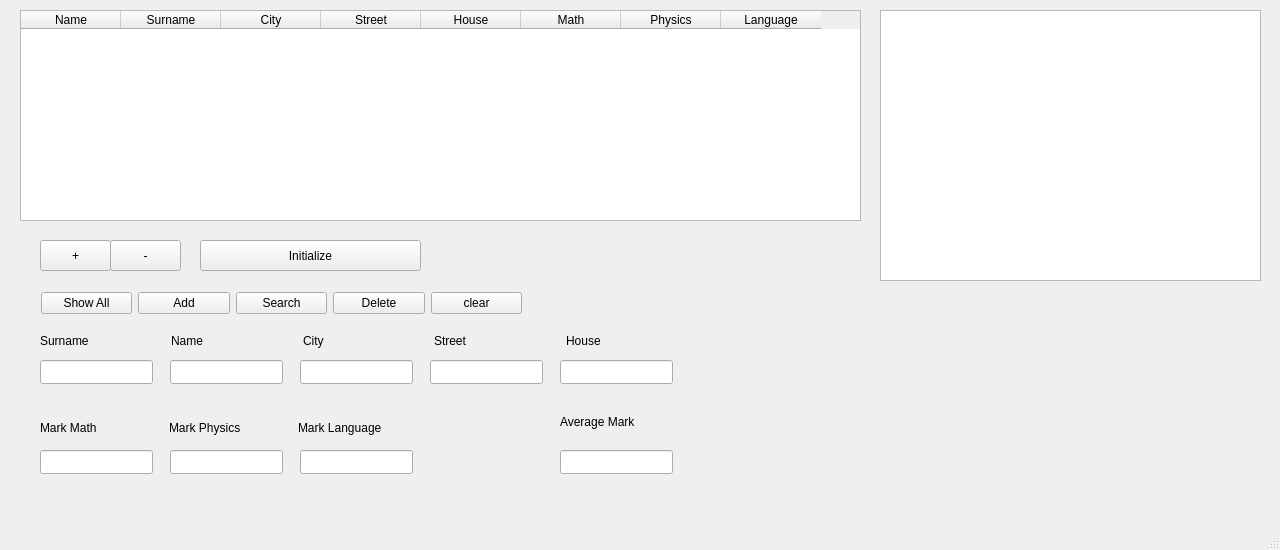
<?xml version="1.0" encoding="UTF-8"?>
<ui version="4.0">
 <class>MainWindow</class>
 <widget class="QMainWindow" name="MainWindow">
  <property name="geometry">
   <rect>
    <x>0</x>
    <y>0</y>
    <width>1280</width>
    <height>550</height>
   </rect>
  </property>
  <property name="minimumSize">
   <size>
    <width>1280</width>
    <height>300</height>
   </size>
  </property>
  <property name="maximumSize">
   <size>
    <width>1280</width>
    <height>550</height>
   </size>
  </property>
  <property name="windowTitle">
   <string>MainWindow</string>
  </property>
  <widget class="QWidget" name="centralwidget">
   <widget class="QTableWidget" name="tableWidget">
    <property name="geometry">
     <rect>
      <x>20</x>
      <y>10</y>
      <width>841</width>
      <height>211</height>
     </rect>
    </property>
    <column>
     <property name="text">
      <string>Name</string>
     </property>
    </column>
    <column>
     <property name="text">
      <string>Surname</string>
     </property>
    </column>
    <column>
     <property name="text">
      <string>City</string>
     </property>
    </column>
    <column>
     <property name="text">
      <string>Street</string>
     </property>
    </column>
    <column>
     <property name="text">
      <string>House</string>
     </property>
    </column>
    <column>
     <property name="text">
      <string>Math</string>
     </property>
    </column>
    <column>
     <property name="text">
      <string>Physics</string>
     </property>
    </column>
    <column>
     <property name="text">
      <string>Language</string>
     </property>
    </column>
   </widget>
   <widget class="QTextEdit" name="textEdit">
    <property name="geometry">
     <rect>
      <x>880</x>
      <y>10</y>
      <width>381</width>
      <height>271</height>
     </rect>
    </property>
   </widget>
   <widget class="QPushButton" name="btnPlus">
    <property name="geometry">
     <rect>
      <x>40</x>
      <y>240</y>
      <width>71</width>
      <height>31</height>
     </rect>
    </property>
    <property name="text">
     <string>+</string>
    </property>
   </widget>
   <widget class="QPushButton" name="btnMinus">
    <property name="geometry">
     <rect>
      <x>110</x>
      <y>240</y>
      <width>71</width>
      <height>31</height>
     </rect>
    </property>
    <property name="text">
     <string>-</string>
    </property>
   </widget>
   <widget class="QPushButton" name="btnInitialize">
    <property name="geometry">
     <rect>
      <x>200</x>
      <y>240</y>
      <width>221</width>
      <height>31</height>
     </rect>
    </property>
    <property name="text">
     <string>Initialize</string>
    </property>
   </widget>
   <widget class="QLineEdit" name="lineEditSurname">
    <property name="geometry">
     <rect>
      <x>40</x>
      <y>360</y>
      <width>113</width>
      <height>24</height>
     </rect>
    </property>
   </widget>
   <widget class="QLineEdit" name="lineEditCity">
    <property name="geometry">
     <rect>
      <x>300</x>
      <y>360</y>
      <width>113</width>
      <height>24</height>
     </rect>
    </property>
   </widget>
   <widget class="QLineEdit" name="lineEditMarkMath">
    <property name="geometry">
     <rect>
      <x>40</x>
      <y>450</y>
      <width>113</width>
      <height>24</height>
     </rect>
    </property>
   </widget>
   <widget class="QLineEdit" name="lineEditAMark">
    <property name="geometry">
     <rect>
      <x>560</x>
      <y>450</y>
      <width>113</width>
      <height>24</height>
     </rect>
    </property>
   </widget>
   <widget class="QLineEdit" name="lineEditName">
    <property name="geometry">
     <rect>
      <x>170</x>
      <y>360</y>
      <width>113</width>
      <height>24</height>
     </rect>
    </property>
   </widget>
   <widget class="QLineEdit" name="lineEditStreet">
    <property name="geometry">
     <rect>
      <x>430</x>
      <y>360</y>
      <width>113</width>
      <height>24</height>
     </rect>
    </property>
   </widget>
   <widget class="QLineEdit" name="lineEditHouse">
    <property name="geometry">
     <rect>
      <x>560</x>
      <y>360</y>
      <width>113</width>
      <height>24</height>
     </rect>
    </property>
   </widget>
   <widget class="QLineEdit" name="lineEditMarkPhys">
    <property name="geometry">
     <rect>
      <x>170</x>
      <y>450</y>
      <width>113</width>
      <height>24</height>
     </rect>
    </property>
   </widget>
   <widget class="QLineEdit" name="lineEditMarkLang">
    <property name="geometry">
     <rect>
      <x>300</x>
      <y>450</y>
      <width>113</width>
      <height>24</height>
     </rect>
    </property>
   </widget>
   <widget class="QWidget" name="layoutWidget">
    <property name="geometry">
     <rect>
      <x>41</x>
      <y>290</y>
      <width>481</width>
      <height>26</height>
     </rect>
    </property>
    <layout class="QHBoxLayout" name="horizontalLayout">
     <item>
      <widget class="QPushButton" name="btnShow">
       <property name="text">
        <string>Show All</string>
       </property>
      </widget>
     </item>
     <item>
      <widget class="QPushButton" name="btnAdd">
       <property name="text">
        <string>Add</string>
       </property>
      </widget>
     </item>
     <item>
      <widget class="QPushButton" name="btnSearch">
       <property name="text">
        <string>Search</string>
       </property>
      </widget>
     </item>
     <item>
      <widget class="QPushButton" name="btnDelete">
       <property name="text">
        <string>Delete</string>
       </property>
      </widget>
     </item>
     <item>
      <widget class="QPushButton" name="btnClear">
       <property name="text">
        <string>clear</string>
       </property>
      </widget>
     </item>
    </layout>
   </widget>
   <widget class="QLabel" name="labelAMark">
    <property name="geometry">
     <rect>
      <x>560</x>
      <y>406</y>
      <width>83</width>
      <height>31</height>
     </rect>
    </property>
    <property name="text">
     <string>Average Mark</string>
    </property>
   </widget>
   <widget class="QWidget" name="layoutWidget">
    <property name="geometry">
     <rect>
      <x>40</x>
      <y>320</y>
      <width>651</width>
      <height>41</height>
     </rect>
    </property>
    <layout class="QHBoxLayout" name="horizontalLayout_2">
     <item>
      <widget class="QLabel" name="labelSurname">
       <property name="text">
        <string>Surname</string>
       </property>
      </widget>
     </item>
     <item>
      <widget class="QLabel" name="labelName">
       <property name="text">
        <string>Name</string>
       </property>
      </widget>
     </item>
     <item>
      <widget class="QLabel" name="labelCity">
       <property name="text">
        <string>City</string>
       </property>
      </widget>
     </item>
     <item>
      <widget class="QLabel" name="labelStreet">
       <property name="text">
        <string>Street</string>
       </property>
      </widget>
     </item>
     <item>
      <widget class="QLabel" name="labelHouse">
       <property name="text">
        <string>House</string>
       </property>
      </widget>
     </item>
    </layout>
   </widget>
   <widget class="QWidget" name="layoutWidget">
    <property name="geometry">
     <rect>
      <x>40</x>
      <y>407</y>
      <width>381</width>
      <height>41</height>
     </rect>
    </property>
    <layout class="QHBoxLayout" name="horizontalLayout_3">
     <item>
      <widget class="QLabel" name="labelMarkMath">
       <property name="text">
        <string>Mark Math</string>
       </property>
      </widget>
     </item>
     <item>
      <widget class="QLabel" name="labelMarkPhys">
       <property name="text">
        <string>Mark Physics</string>
       </property>
      </widget>
     </item>
     <item>
      <widget class="QLabel" name="labelMarkLang">
       <property name="text">
        <string>Mark Language</string>
       </property>
      </widget>
     </item>
    </layout>
   </widget>
  </widget>
  <widget class="QMenuBar" name="menubar">
   <property name="geometry">
    <rect>
     <x>0</x>
     <y>0</y>
     <width>1280</width>
     <height>22</height>
    </rect>
   </property>
  </widget>
  <widget class="QStatusBar" name="statusbar"/>
 </widget>
 <resources/>

 <connections/>
</ui>
